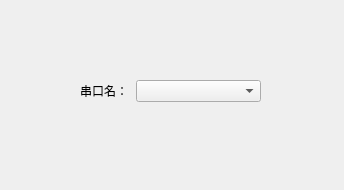
<?xml version="1.0" encoding="UTF-8"?>
<ui version="4.0">
 <class>Widget</class>
 <widget class="QWidget" name="Widget">
  <property name="geometry">
   <rect>
    <x>0</x>
    <y>0</y>
    <width>344</width>
    <height>190</height>
   </rect>
  </property>
  <property name="windowTitle">
   <string>Widget</string>
  </property>
  <widget class="QWidget" name="">
   <property name="geometry">
    <rect>
     <x>80</x>
     <y>80</y>
     <width>181</width>
     <height>22</height>
    </rect>
   </property>
   <layout class="QHBoxLayout" name="horizontalLayout">
    <item>
     <widget class="QLabel" name="label">
      <property name="maximumSize">
       <size>
        <width>50</width>
        <height>16777215</height>
       </size>
      </property>
      <property name="text">
       <string>串口名：</string>
      </property>
     </widget>
    </item>
    <item>
     <widget class="QComboBox" name="comboBox"/>
    </item>
   </layout>
  </widget>
 </widget>
 <resources/>
 <connections/>
</ui>
